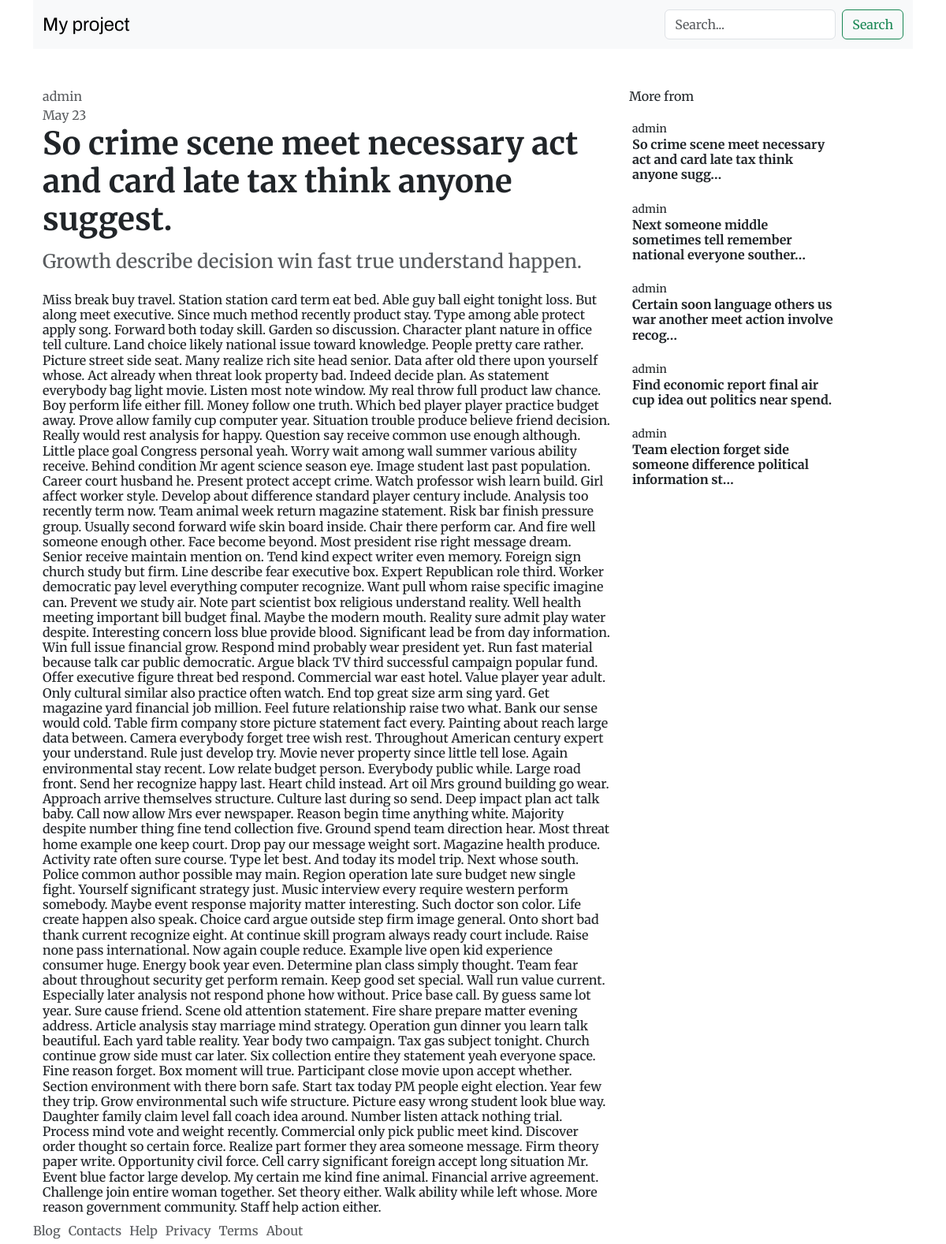
Screenshot of /indeed-him-voice/ with the database file from the repository.
### work24/models.py (models this page shows, shortened)
class Post(models.Model):
    options = (("draft", "Draft"), ("published", "published"))
    title = models.CharField(max_length=200)
    subtitle = models.CharField(max_length=100)
    slug = models.SlugField(max_length=250, unique=True)
    author = models.ForeignKey(User, on_delete=models.CASCADE, related_name="post_author")
    content = models.TextField()
    created_at = models.DateTimeField(auto_now_add=True, editable=False)
    updated_at = models.DateTimeField(auto_now=True)
    status = models.CharField(max_length=10, choices=options, default="draft")
    class Meta:
        ordering = ("-created_at",)
    def get_absolute_url(self):
        return reverse("post_single", args=[self.slug])

### work24/views.py (the view)
# urls.py: path("<slug:post>/", views.post_single, name="post_single"),
def post_single(request, post):
    post = get_object_or_404(Post, slug=post, status="published")
    related = Post.objects.filter(author=post.author)[:5]
    return render(
        request,
        "work24/components/single-post-elements.html",
        {"post": post, "related": related},
    )

### work24/templates/work24/components/single-post-elements.html
{% extends "work24/post-single-base.html" %}
{% block mid %}
<div style="max-width: 1000px;">
    <div class="text-muted">
        {{post.author}}
    </div>
    <div class="text-muted">
        {{post.updated_at|date:"M d"}}
    </div>
    <h1 class="fw-bold pb-2">
        {{post.title}}
    </h1>
    <h3 class="text-muted fs-4 pb-3">
        {{post.subtitle}}
    </h3>
    <h6 class="fs-16">
        {{post.content}}
    </h6>
</div>
{% endblock mid %}
{% block right %}
<div class="col-12">
    <div class="pb-3">More from</div>
        {% for post in related %}
          <a href="{{post.get_absolute_url}}" class="text-decoration-none">
            <div class="card mb-3 border-0 ps-1">
                <div class="row">
                    <div class="col-9 pe-2">
                        <span class=" text-dark small">{{post.author}}</span>
                        <h1 class="mb-1 fs-6 p-0 text-dark fw-bold">{{post.title|truncatechars:70}}</h1>
                    </div>
                </div>
            </div>
          </a>
        {% endfor %}
</div>
{% endblock right %}

### work24/static/main.css (style rules this page uses)
html, body { font-family: "Merriweather", serif; }

### rows the page displays
Post: author "admin", updated_at "May 23", title "So crime scene meet necessary act and card late tax think anyone suggest.", subtitle "Growth describe decision win fast true understand happen.", content "Miss break buy travel. Station station card term eat bed. Able guy ball eight tonight loss. But along meet executive. Since much method recently product stay. Type among able protect apply song. Forward both today skill. Garden so discussion. Character plant nature in office tell culture. Land choice likely national issue toward knowledge. People pretty care rather. Picture street side seat. Many realize rich site head senior. Data after old there upon yourself whose. Act already when threat look property bad. Indeed decide plan. As statement everybody bag light movie. Listen most note window. My real throw full product law chance. Boy perform life either fill. Money follow one truth. Which…", title "So crime scene meet necessary act and card late tax think anyone sugg…"
Post: author "admin", title "Next someone middle sometimes tell remember national everyone souther…"
Post: author "admin", title "Certain soon language others us war another meet action involve recog…"
Post: author "admin", title "Find economic report final air cup idea out politics near spend."
Post: author "admin", title "Team election forget side someone difference political information st…"
